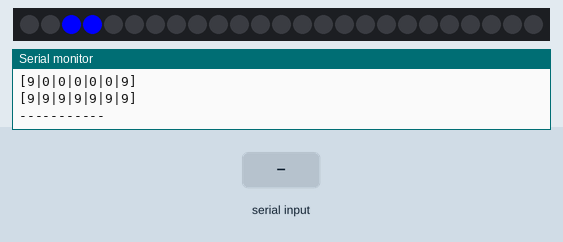
This sketch was run on a simulated Arduino Uno, built with avr-gcc and run on an emulated ATmega328P. Parts: 25 RGB LEDs in strip order, left to right, the last lines printed to the serial monitor. The inputs (shaded band) are chosen by the test bench. Random numbers use the default seed unless the sketch sets one.

Above: at 1.2 s.
1.3 s: "3\n" received over Serial
2.8 s: "90,45\n" received over Serial
At 11.7 s:
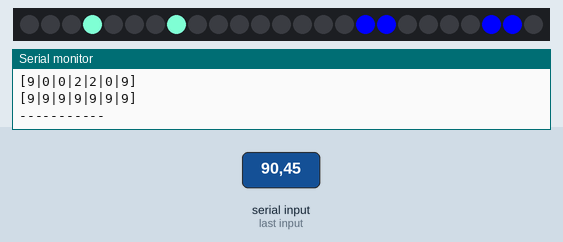
At 13.6 s:
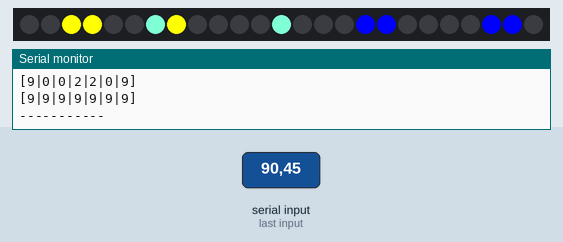
Timing chart, 0 to 15.1 s (numbered marks = the images above; inputs shaded):
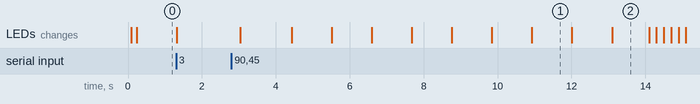

Measured:
- after the input at 2.8 s, the LEDs: first change after 0.24 s (image 1 shows a later state)
- what the display in image 1 shows lasts 1.1 s, from 10.9 s to 12.0 s

The sketch:

Tetris_3.ino
```cpp
#include "functions.h"
#include "MeOrion.h"
#include "FastLED.h"
int spot[2]; //Creates spot that determines the current spot in the program
CRGB leds[25];
long blink = -2000;
int times = 0;
long pause = 1000;
int board[7][7] = {
  {9,9,9,9,9,9,9},
  {9,0,0,0,0,0,9},
  {9,0,0,0,0,0,9},
  {9,0,0,0,0,0,9},
  {9,0,0,0,0,0,9},
  {9,0,0,0,0,0,9},
  {9,9,9,9,9,9,9}
 };
int boxplacevalue[4]= {
  1,1,
  0,1
 };
int row = 1;
int column = 3;
int interval = 500;
long randomNumber;
int box[4][2]={
  {spot[0],spot[1]},
  {spot[0],spot[1]+1},
  {spot[0]+1,spot[1]},
  {spot[0]+1,spot[1]+1}
 };


// End of Global Variables


void setup()
{
  Serial.begin(9600);
  setleds();
  randomNumber = analogRead(A0);
  resetboard();
  // put your setup code here, to run once:
  printboard();
  randomNumber = random(1,7);
  setshapes();
}

void loop() {
  changespot(row,column);


  place(1);
  printboard();
  //printboxplacevalue();
  long currenttime = millis();
  while (millis() < currenttime + pause)
  {
    place(0);
    int input = inputchecker();
    if (input != 0)
    {
     place(0);
     Serial.print(input);
     move(input);
     changespot(row, column);
     place(1);
     printboard();
    }
  }
  place(0);
  dropauto();
}
```

functions.cpp
```cpp
#include "functions.h"
//Game Logic

int whichrowfree()  //totally different just returns the row thats free for the current shape dropping //returns which row is free for that shape
{
  int whichrow = 0;
  if (boxplacevalue[2] != 0 && boxplacevalue[3] != 0)  //if the bottom line is XX
  {
    for (int i = 1, s = 1; i < 6; i++) {
      if (board[i + 1][column] == 0 && board[i + 1][column + 1] == 0) {
        whichrow = i;

      } else {
        break;
      }
    }
    return whichrow;
  }                                                                                                      //
  if (boxplacevalue[2] == 0 && boxplacevalue[3] == 0 && boxplacevalue[0] != 0 && boxplacevalue[1] != 0)  //if the bottom line is XX
  {
    for (int i = 1, s = 1; i < 6; i++) {
      if (board[i][column] == 0 && board[i][column + 1] == 0) {
        whichrow = i;

      } else {
        break;
      }
    }
    return whichrow;
  }                                                                             //                                                                                    /0
  if (boxplacevalue[2] != 0 && boxplacevalue[3] == 0 && boxplacevalue[1] == 0)  //if the bottom line is X0
  {
    for (int i = 1, s = 1; i < 6; i++) {
      if (board[i + 1][column] == 0) {
        whichrow = i;

      } else {
        break;
      }
    }
    return whichrow;
  }                                                                             //                                                                                          0/
  if (boxplacevalue[3] != 0 && boxplacevalue[0] == 0 && boxplacevalue[2] == 0)  //if the bottom line is 0X
  {
    for (int i = 1, s = 1; i < 6; i++) {
      if (board[i + 1][column + 1] == 0) {
        whichrow = i;

      } else {
        break;
      }
    }
    return whichrow;
  }                                                                             //                                                                                          X/
  if (boxplacevalue[3] != 0 && boxplacevalue[0] != 0 && boxplacevalue[2] == 0)  //if the bottom line is 0X
  {
    for (int i = 1, s = 1; i < 6; i++) {
      if (board[i][column] == 0 && board[i + 1][column + 1] == 0) {
        whichrow = i;

      } else {
        break;
      }
    }
    return whichrow;
  }                                                                             //                                                                                          /X
  if (boxplacevalue[2] != 0 && boxplacevalue[1] != 0 && boxplacevalue[3] == 0)  //if the bottom line is X0
  {
    for (int i = 1, s = 1; i < 6; i++) {
      if (board[i + 1][column] == 0 && board[i][column + 1] == 0) {
        whichrow = i;

      } else {
        break;
      }
    }
    return whichrow;
  }                                                                                                      //                                                                                                                 X0
  if (boxplacevalue[0] != 0 && boxplacevalue[1] == 0 && boxplacevalue[3] == 0 && boxplacevalue[2] == 0)  //if the bottom line is 00
  {
    for (int i = 1, s = 1; i < 6; i++) {
      if (board[i][column] == 0) {
        whichrow = i;

      } else {
        break;
      }
    }
    return whichrow;
  }
  return whichrow;
}
int isgameover()  //checks if squares have filled the top
{
  int r = 1;
  for (int c = 1; c < 6; c++) {
    if (board[r][c] != 0) {
      return 1;
    }
  }
  return 0;
}
int isbottomfilled() {
  if (boxplacevalue[2] != 0) {
    if (board[box[2][0] + 1][box[2][1]] != 0) {
      return 1;
    }
  }
  if (boxplacevalue[3] != 0) {
    if (board[box[3][0] + 1][box[3][1]] != 0) {
      return 1;
    }
  }
  if (boxplacevalue[0] != 0) {
    if (board[box[0][0] + 1][box[0][1]] != 0) {
      return 1;
    }
  }
  if (boxplacevalue[1] != 0) {
    if (board[box[1][0] + 1][box[1][1]] != 0) {
      return 1;
    }
  }
  return 0;
}
int aresidesfilled(char d) {
  if (d == 'r') {
    if (boxplacevalue[1] != 0 || boxplacevalue[3] != 0)  //if there is a right
    {
      //calculate normal
      if (boxplacevalue[3] != 0) {
        if (board[box[3][0]][box[3][1] + 1] != 0) {
          return 1;
        }
      }
      if (boxplacevalue[1] != 0) {
        if (board[box[1][0]][box[1][1] + 1] != 0) {
          return 1;
        }
      }

    } else {
      if (boxplacevalue[2] != 0) {
        if (board[box[2][0]][box[2][1] + 1] != 0) {
          return 1;
        }
      }
      if (boxplacevalue[0] != 0) {
        if (board[box[0][0]][box[0][1] + 1] != 0) {
          return 1;
        }
      }
    }
  }
  if (d == 'l') {
    if (boxplacevalue[0] != 0 || boxplacevalue[2] != 0)  //if there is a left
    {
      //calculate normal
      if (boxplacevalue[2] != 0) {
        if (board[box[2][0]][box[2][1] - 1] != 0) {
          return 1;
        }
      }
      if (boxplacevalue[0] != 0) {
        if (board[box[0][0]][box[0][1] - 1] != 0) {
          return 1;
        }
      }

    } else {
      if (boxplacevalue[3] != 0) {
        if (board[box[2][0]][box[2][1]] != 0) {
          return 1;
        }
      }
      if (boxplacevalue[1] != 0) {
        if (board[box[0][0]][box[0][1]] != 0) {
          return 1;
        }
      }
    }
  }
  return 0;
}


//Game Board Movement Functions
void updatebox()  //Updates the coordinates of box based on Spot's Current Coordinate value in the 2d ARray
{
  // Use the same logic as lshape to update box
  box[0][0] = spot[0];      // x-axis of the first dot of the box
  box[0][1] = spot[1];      // y-axis of the first dot of the box
  box[1][0] = spot[0];      // x-axis of the second dot of the box (same as first dot)
  box[1][1] = spot[1] + 1;  // y-axis of the second dot of the box
  box[2][0] = spot[0] + 1;  // x-axis of the third dot of the box
  box[2][1] = spot[1];      // y-axis of the third dot of the box
  box[3][0] = spot[0] + 1;  // x-axis of the fourth dot of the box
  box[3][1] = spot[1] + 1;  // y-axis of the fourth dot of the box
}
void place(int y)  //Sets the value on the Game Board based on a 1 parameter or a 0 Parameter
{
  if (y != 0) {
    // If y is not equal to 0, place the values of box on the board
    if (boxplacevalue[0] != 0) {
      board[box[0][0]][box[0][1]] = boxplacevalue[0];  //if the array box place value has a 0 (It forms shape based on whats inside the box for example {1,1,0,0} would be a straight line accross) then it would skip over and not place that value on the "Board" 7*7 Array
    }
    if (boxplacevalue[1] != 0) {
      board[box[1][0]][box[1][1]] = boxplacevalue[1];
    }
    if (boxplacevalue[2] != 0) {
      board[box[2][0]][box[2][1]] = boxplacevalue[2];
    }
    if (boxplacevalue[3] != 0) {
      board[box[3][0]][box[3][1]] = boxplacevalue[3];
    }
  } else {
    // If y is equal to 0, places the values of box on the board
    if (boxplacevalue[0] != 0) {
      board[box[0][0]][box[0][1]] = 0;
    }
    if (boxplacevalue[1] != 0) {
      board[box[1][0]][box[1][1]] = 0;
    }
    if (boxplacevalue[2] != 0) {
      board[box[2][0]][box[2][1]] = 0;
    }
    if (boxplacevalue[3] != 0) {
      board[box[3][0]][box[3][1]] = 0;
    }
  }
}


void rotate()
{
  int copy[4] = { boxplacevalue[0], boxplacevalue[1], boxplacevalue[2], boxplacevalue[3] };
  int checker[4] = {copy[2],copy[0],copy[3],copy[1]};
  if (boxplacevalue[0] == 1)
  {
    return;
  }
  if (copy[0] == 0 && checker[0]==1)
  {
    //Serial.print("This square 0 needs to be checked");
    if (board[box[0][0]][box[0][1]]!=0)
    {
      return;
    }
  }
  if (copy[1] == 0 && checker[1]!=0)
  {
    //Serial.print("This square 1 needs to be checked");
    if (board[box[1][0]][box[1][1]]!=0)
    {
      return;
    }
  }
  if (copy[2] == 0 && checker[2]!=0)
  {
    //Serial.print("This square 2 needs to be checked");
    if (board[box[2][0]][box[2][1]]!=0)
    {
      return;
    }
  }
  if (copy[3] == 0 && checker[3]!=0)
  {
    //Serial.print("This square 3 needs to be checked");
    if (board[box[3][0]][box[3][1]]!=0)
    {
      return;
    }
  }
  //Serial.print("Checked if statements");
  boxplacevalue[0] = copy[2];
  boxplacevalue[1] = copy[0];
  boxplacevalue[2] = copy[3];
  boxplacevalue[3] = copy[1];
  return;
}

void dropauto() {
  row++;
  if (isbottomfilled()) {
    place(1);
    row = 1;
    column = 3;
    randomNumber = random(1, 7);
    setshapes();
  }
  clearrow(whichrowfilled());  //checks if row is filled and acts accordingly
  if (isgameover())            //checks if its game over
  {
    resetboard();
    gameoverdisplay();
  }
}
//Game Board Functions
void move(int choice) {
  if (choice == 3)  //pause
  {
    glitch();  //pauses game
  }
  if (choice == 9 && !(aresidesfilled('r')))  //right
  {
    column++;
  }
  if (choice == 5 && !(isbottomfilled()))  //slow drop
  {
    row++;
  }
  if (choice == 6 && (whichrowfree() != 0))  //harddrop
  {
    row = whichrowfree();
  }
  if (choice == 1 && !(aresidesfilled('l')))  //left
  {
    column--;
  }
  if (choice == 8)  //rotate
  {
    rotate();
  }
  if (row > 5) {
    row = 5;
  }
  if (row < 0) {
    row = 1;
  }
  if (column > 5) {
    column = 5;
  }
  if (column < 0) {
    column = 0;
  }
}
void printboard()  //prints the current board.
{
  Serial.println("-----------");
  for (int r = 0; r < 7; r++) {
    Serial.print("[");
    for (int c = 0; c < 7; c++) {
      Serial.print(board[r][c]);
      if (c < 6) {
        Serial.print("|");
      }
    }
    Serial.println("]");
  }
  Serial.println("-----------");
  showleds();
}
int whichrowfilled()  //returns the value number for the most bottom filled row
{
  int whichrow;
  for (int r = 5; r > 0; r--) {
    for (int c = 1; c < 6; c++) {
      if (board[r][c] == 0)  //if one of the rows has a 0 then by logic that row is not filled. there is a hole so it stops right there, gives
      {                      //whichrowdata 0 and 1 both 0's and returns right there and then.
        whichrow = 0;
        break;
      }
      if (c == 5) {
        whichrow = r;
        return whichrow;
      }
    }
  }
  return whichrow;
}
void resetboard()  //Sets all the coordinates of the playable board to a value of 0
{
  for (int r = 1; r < 6; r++) {
    for (int c = 1; c < 6; c++) {
      board[r][c] = 0;
    }
  }
}
void changespot(int x, int y) {  //changes the spot based on the arguments you pass in, int x is essentially the row  and y is the column
  spot[0] = x;
  spot[1] = y;
  updatebox();
}
void droprow(int row1)  //Drops the entire boardby 1 row
{
  if (row1 == 1) {
    for (int c = 1; c < 6; c++) {
      board[row1][c] = 0;
    }
    return;
  }
  for (int c = 1; c < 6; c++) {
    board[row1][c] = board[row1 - 1][c];  //gives it the value above the box
  }
  droprow(row1 - 1);
  showleds();
}
void clearrow(int row1)  //clears the row and shows a little display
{
  //int row1 = 5
  if (row1 == 0) {
    return 1;
  }
  droprow(row1);
}  //clears the row1 and changes the 1's and 0's
void setshapes()  //Creates the shapes by assining numbers to the box values
{
  if (randomNumber == 1)  //Basic Block
  {
    boxplacevalue[0] = 1;
    boxplacevalue[1] = 0;
    boxplacevalue[2] = 0;
    boxplacevalue[3] = 0;
    return;
  }
  if (randomNumber == 2)  //line
  {
    boxplacevalue[0] = 2;
    boxplacevalue[1] = 2;
    boxplacevalue[2] = 0;
    boxplacevalue[3] = 0;
    return;
  }
  if (randomNumber == 3)  //reverse r hape
  {
    boxplacevalue[0] = 3;
    boxplacevalue[1] = 3;
    boxplacevalue[2] = 3;
    boxplacevalue[3] = 0;
    return;
  }
  if (randomNumber == 4)  //r Shape
  {
    boxplacevalue[0] = 4;
    boxplacevalue[1] = 4;
    boxplacevalue[2] = 0;
    boxplacevalue[3] = 4;
    return;
  }
  if (randomNumber == 5)  //right diagnol shape
  {
    boxplacevalue[0] = 5;
    boxplacevalue[1] = 0;
    boxplacevalue[2] = 0;
    boxplacevalue[3] = 5;
    return;
  }
  if (randomNumber == 6)  //left diagnol shape
  {
    boxplacevalue[0] = 0;
    boxplacevalue[1] = 6;
    boxplacevalue[2] = 6;
    boxplacevalue[3] = 0;
    return;
  }
}
void glitch()  //pauses the arduino
{
  Serial.print("!!!!!!!!!!!!!!!!!!!!!!!!!!!!!!!!!!!!!!!!!!!!!!!!!");
  Serial.end();
  Serial.begin(9600);
  while (1) {
    if (Serial.available() != 0) {
      break;
    }
  }
}

int inputchecker()  //returns the value pressed
{
  if (Serial.available() != 0) {
    int choice = Serial.parseInt();
    //Serial.print(choice);
    return choice;
  } else {
    return 0;
  }
}
//Debugging Functions
void printspot()  //prints the current value of spot
{
  Serial.print("Board[");
  Serial.print(spot[0]);
  Serial.print("]");
  Serial.print("[");
  Serial.print(spot[1]);
  Serial.print("]");
  Serial.print(" = ");
  Serial.println(board[spot[0]][spot[1]]);
}
void printboxplacevalue() {
  Serial.println("");
  Serial.print(boxplacevalue[0]);
  Serial.println(boxplacevalue[1]);
  Serial.print(boxplacevalue[0]);
  Serial.println(boxplacevalue[1]);
}

//Led Board Functions
void showleds()  //shows the leds
{

  int l[5][5] = {
    { 0, 1, 2, 3, 4 },
    { 9, 8, 7, 6, 5 },
    { 10, 11, 12, 13, 14 },
    { 19, 18, 17, 16, 15 },
    { 20, 21, 22, 23, 24 }
  };
  for (int r = 1; r < 6; r++)  //r= row
  {
    for (int c = 1; c < 6; c++) {
      if (board[r][c] == 0)  //Black
      {
        leds[l[r - 1][c - 1]] = CRGB::Black;
      }
      if (board[r][c] == 1)  //red
      {
        leds[l[r - 1][c - 1]] = CRGB::Red;
      }
      if (board[r][c] == 2)  //red
      {
        leds[l[r - 1][c - 1]] = CRGB::Blue;
      }
      if (board[r][c] == 3)  //red
      {
        leds[l[r - 1][c - 1]] = CRGB::Orange;
      }
      if (board[r][c] == 3)  //red
      {
        leds[l[r - 1][c - 1]] = CRGB::Yellow;
      }
      if (board[r][c] == 4)  //red
      {
        leds[l[r - 1][c - 1]] = CRGB::Pink;
      }
      if (board[r][c] == 5)  //red
      {
        leds[l[r - 1][c - 1]] = CRGB::Purple;
      }
      if (board[r][c] == 6)  //red
      {
        leds[l[r - 1][c - 1]] = CRGB::Aquamarine;
      }
      if (board[r][c] == 7)  //celebration!!
      {
        leds[l[r - 1][c - 1]] = CRGB::Green;
      }
      if (board[r][c] == 7)  //celebration!!
      {
        leds[l[r - 1][c - 1]] = CRGB::MediumSpringGreen;
      }
    }
  }

  FastLED.show();

  //FastLED.addLeds<WS2811, 4, RGB>(sleds, 25).setCorrection(TypicalLEDStrip);
}
void gameoverdisplay()  //creates the game over display
{
  long timer = millis() + 2000;
  while (millis() < timer) {
    for (int i = 0; i < 25; i++) {
      if (i % 2 != 1) {
        leds[i] = CRGB::Red;
      } else {
        leds[i] = CRGB::Blue;
      }
      //sleds[i] = CRGB::Red;
    }
    FastLED.delay(200);
    for (int i = 0; i < 25; i++) {
      if (i % 2 != 1) {
        leds[i] = CRGB::Blue;
      } else {
        leds[i] = CRGB::Green;
      }
      //sleds[i] = CRGB::Orange;
    }
    FastLED.delay(200);
  }
}
void setleds() {
  Serial.begin(9600);
  FastLED.setBrightness(255);
  FastLED.addLeds<WS2811, 6, RGB>(leds, 25).setCorrection(TypicalLEDStrip);
  //FastLED.addLeds<WS2811, 4, RGB>(//sleds, 25).setCorrection(TypicalLEDStrip);
}
```

functions.h
```cpp
#include "FastLED.h"


extern int spot[2]; //Creates ssepot that determines the current spot in the program
extern CRGB leds[25];
extern long blink;
extern int times;
extern int board[7][7];
extern int boxplacevalue[4];
extern int row;
extern int column;
extern int interval;
extern long randomNumber;
extern int box[4][2];


int inputchecker();
void dropauto();
void setshapes();
void move(int choice);
void printboxplacevalue();
void place(int y);
void calibrate();
void placelshape(int y);
void placebox(int y);
void updatebox();
void updatelshape();
void glitch();
void clearrow(int row1);
void droprow(int row1);
int whichrowfilled();
int whichrowfree();
void gameoverdisplay();
int isgameover();
void placeblock(int y);
void updateblock();
void rotate();
void updateline();
void setleds();
void printblock();
void printboard();
int isbottomfree();
int isbottomfilled();
int aresidesfilled(char d);
void printspot();
void showleds();
void changespot(int x, int y);
void placeline(int y);
void resetboard();//Sets all the coordinates of the board to a value of 0
```
